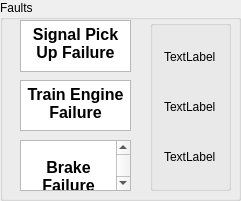
     <widget class="QGroupBox" name="fault_box">
      <property name="geometry">
       <rect>
        <x>500</x>
        <y>90</y>
        <width>241</width>
        <height>201</height>
       </rect>
      </property>
      <property name="title">
       <string>Faults</string>
      </property>
      <widget class="QGroupBox" name="verticalGroupBox_4">
       <property name="geometry">
        <rect>
         <x>150</x>
         <y>20</y>
         <width>81</width>
         <height>171</height>
        </rect>
       </property>
       <layout class="QVBoxLayout" name="verticalLayout_2">
        <item alignment="Qt::AlignHCenter">
         <widget class="QLabel" name="signal_display">
          <property name="text">
           <string>TextLabel</string>
          </property>
         </widget>
        </item>
        <item alignment="Qt::AlignHCenter">
         <widget class="QLabel" name="engine_display">
          <property name="text">
           <string>TextLabel</string>
          </property>
         </widget>
        </item>
        <item alignment="Qt::AlignHCenter">
         <widget class="QLabel" name="brake_fault_display">
          <property name="text">
           <string>TextLabel</string>
          </property>
         </widget>
        </item>
       </layout>
      </widget>
      <widget class="QTextBrowser" name="signal_txt">
       <property name="geometry">
        <rect>
         <x>20</x>
         <y>20</y>
         <width>111</width>
         <height>52</height>
        </rect>
       </property>
       <property name="html">
        <string>&lt;!DOCTYPE HTML PUBLIC &quot;-//W3C//DTD HTML 4.0//EN&quot; &quot;http://www.w3.org/TR/REC-html40/strict.dtd&quot;&gt;
&lt;html&gt;&lt;head&gt;&lt;meta name=&quot;qrichtext&quot; content=&quot;1&quot; /&gt;&lt;meta charset=&quot;utf-8&quot; /&gt;&lt;style type=&quot;text/css&quot;&gt;
p, li { white-space: pre-wrap; }
hr { height: 1px; border-width: 0; }
li.unchecked::marker { content: &quot;\2610&quot;; }
li.checked::marker { content: &quot;\2612&quot;; }
&lt;/style&gt;&lt;/head&gt;&lt;body style=&quot; font-family:'Segoe UI'; font-size:9pt; font-weight:400; font-style:normal;&quot;&gt;
&lt;p align=&quot;center&quot; style=&quot; margin-top:0px; margin-bottom:0px; margin-left:0px; margin-right:0px; -qt-block-indent:0; text-indent:0px;&quot;&gt;&lt;span style=&quot; font-family:'MS Shell Dlg 2'; font-size:12pt; font-weight:600;&quot;&gt;Signal Pick Up Failure&lt;/span&gt;&lt;/p&gt;&lt;/body&gt;&lt;/html&gt;</string>
       </property>
      </widget>
      <widget class="QTextBrowser" name="brake_fail_txt">
       <property name="geometry">
        <rect>
         <x>20</x>
         <y>140</y>
         <width>111</width>
         <height>51</height>
        </rect>
       </property>
       <property name="html">
        <string>&lt;!DOCTYPE HTML PUBLIC &quot;-//W3C//DTD HTML 4.0//EN&quot; &quot;http://www.w3.org/TR/REC-html40/strict.dtd&quot;&gt;
&lt;html&gt;&lt;head&gt;&lt;meta name=&quot;qrichtext&quot; content=&quot;1&quot; /&gt;&lt;meta charset=&quot;utf-8&quot; /&gt;&lt;style type=&quot;text/css&quot;&gt;
p, li { white-space: pre-wrap; }
hr { height: 1px; border-width: 0; }
li.unchecked::marker { content: &quot;\2610&quot;; }
li.checked::marker { content: &quot;\2612&quot;; }
&lt;/style&gt;&lt;/head&gt;&lt;body style=&quot; font-family:'Segoe UI'; font-size:9pt; font-weight:400; font-style:normal;&quot;&gt;
&lt;p align=&quot;center&quot; style=&quot;-qt-paragraph-type:empty; margin-top:0px; margin-bottom:0px; margin-left:0px; margin-right:0px; -qt-block-indent:0; text-indent:0px; font-family:'MS Shell Dlg 2'; font-size:8.25pt;&quot;&gt;&lt;br /&gt;&lt;/p&gt;
&lt;p align=&quot;center&quot; style=&quot; margin-top:0px; margin-bottom:0px; margin-left:0px; margin-right:0px; -qt-block-indent:0; text-indent:0px;&quot;&gt;&lt;span style=&quot; font-family:'MS Shell Dlg 2'; font-size:12pt; font-weight:600;&quot;&gt;Brake Failure&lt;/span&gt;&lt;/p&gt;&lt;/body&gt;&lt;/html&gt;</string>
       </property>
      </widget>
      <widget class="QTextBrowser" name="engine_txt">
       <property name="geometry">
        <rect>
         <x>20</x>
         <y>80</y>
         <width>111</width>
         <height>51</height>
        </rect>
       </property>
       <property name="html">
        <string>&lt;!DOCTYPE HTML PUBLIC &quot;-//W3C//DTD HTML 4.0//EN&quot; &quot;http://www.w3.org/TR/REC-html40/strict.dtd&quot;&gt;
&lt;html&gt;&lt;head&gt;&lt;meta name=&quot;qrichtext&quot; content=&quot;1&quot; /&gt;&lt;meta charset=&quot;utf-8&quot; /&gt;&lt;style type=&quot;text/css&quot;&gt;
p, li { white-space: pre-wrap; }
hr { height: 1px; border-width: 0; }
li.unchecked::marker { content: &quot;\2610&quot;; }
li.checked::marker { content: &quot;\2612&quot;; }
&lt;/style&gt;&lt;/head&gt;&lt;body style=&quot; font-family:'Segoe UI'; font-size:9pt; font-weight:400; font-style:normal;&quot;&gt;
&lt;p align=&quot;center&quot; style=&quot; margin-top:0px; margin-bottom:0px; margin-left:0px; margin-right:0px; -qt-block-indent:0; text-indent:0px;&quot;&gt;&lt;span style=&quot; font-family:'MS Shell Dlg 2'; font-size:12pt; font-weight:600;&quot;&gt;Train Engine Failure&lt;/span&gt;&lt;/p&gt;&lt;/body&gt;&lt;/html&gt;</string>
       </property>
      </widget>
     </widget>
